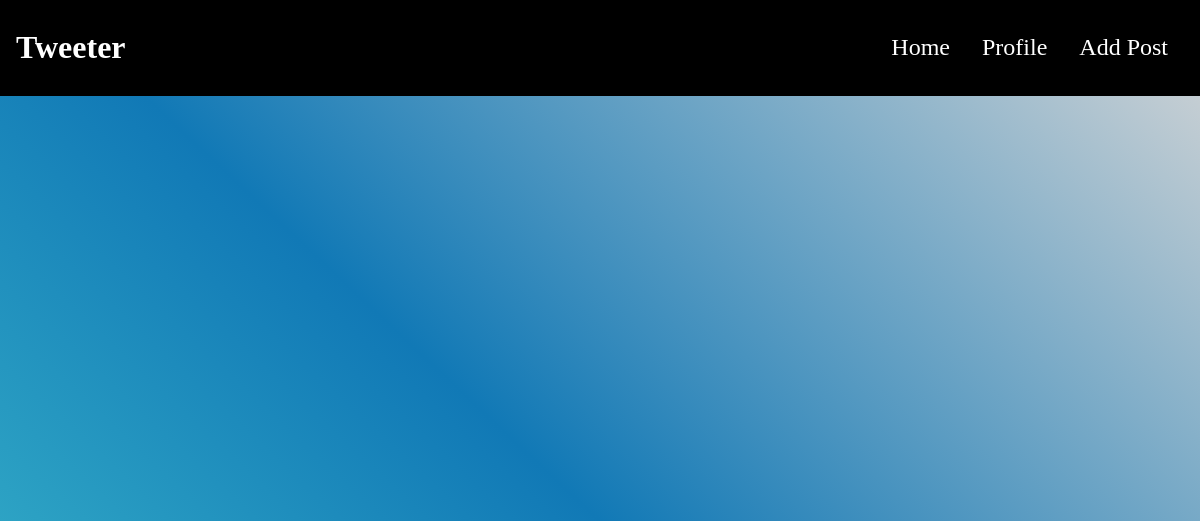
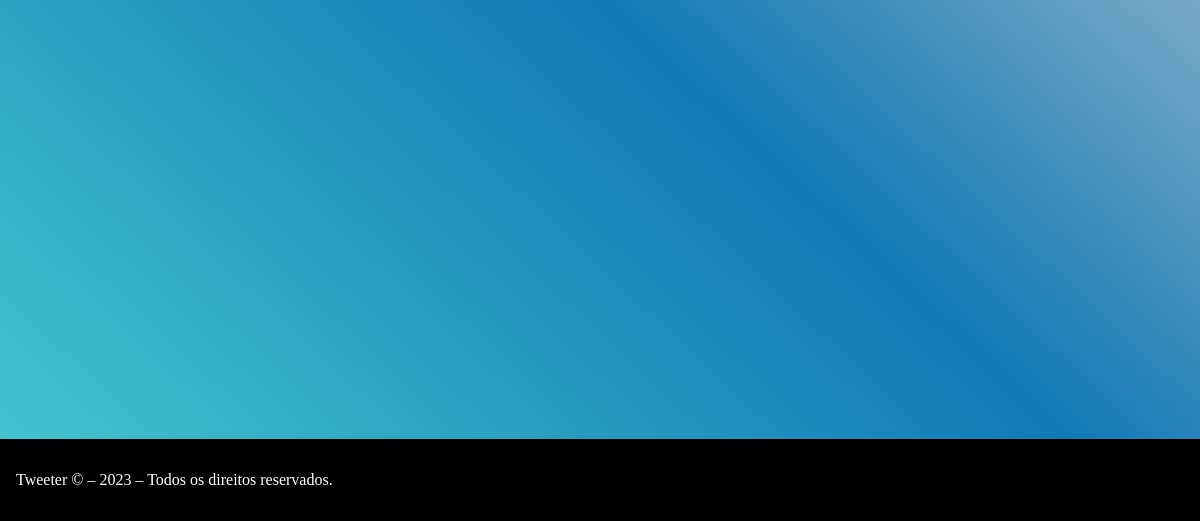
Before: /home/ with the older database file (2 pictures, top to bottom).
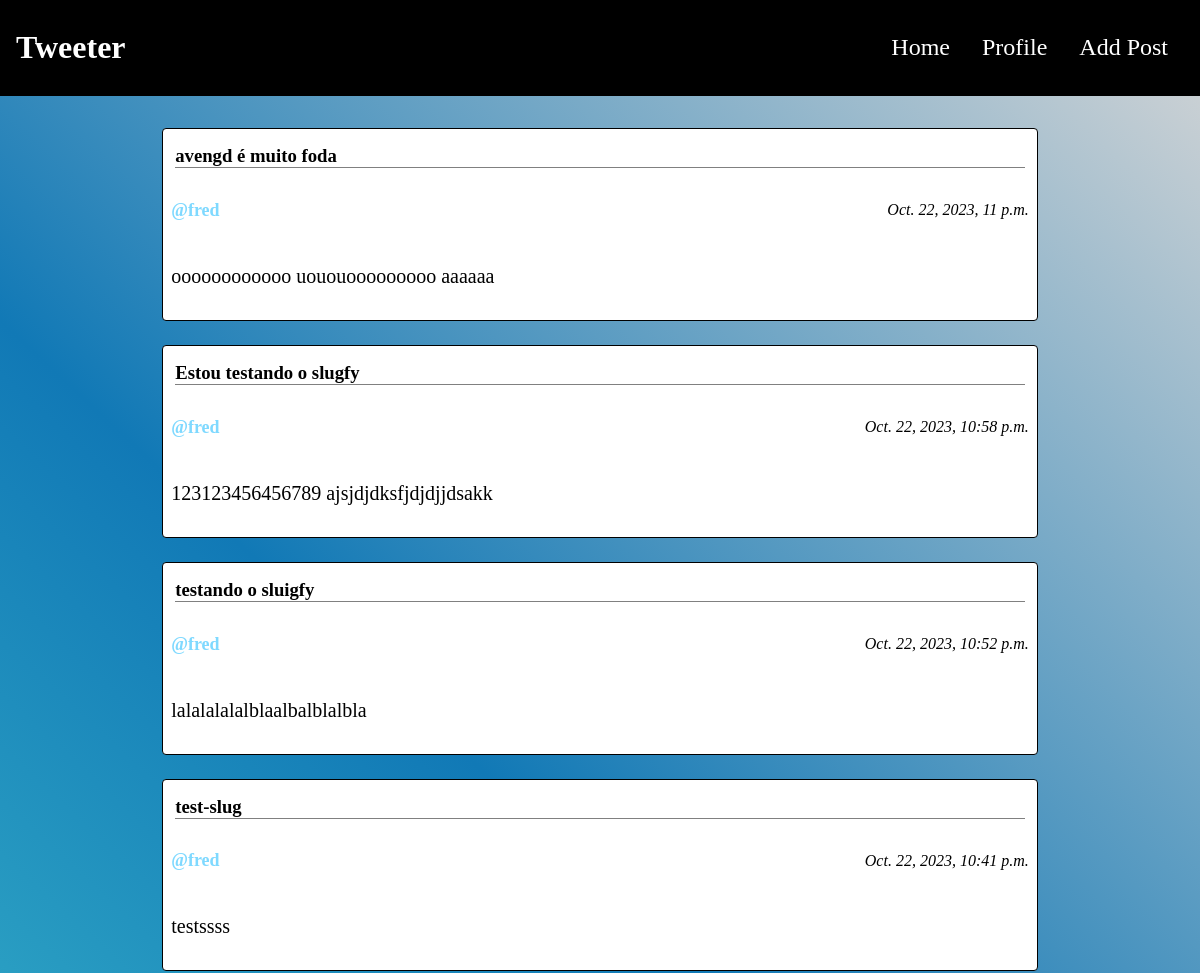
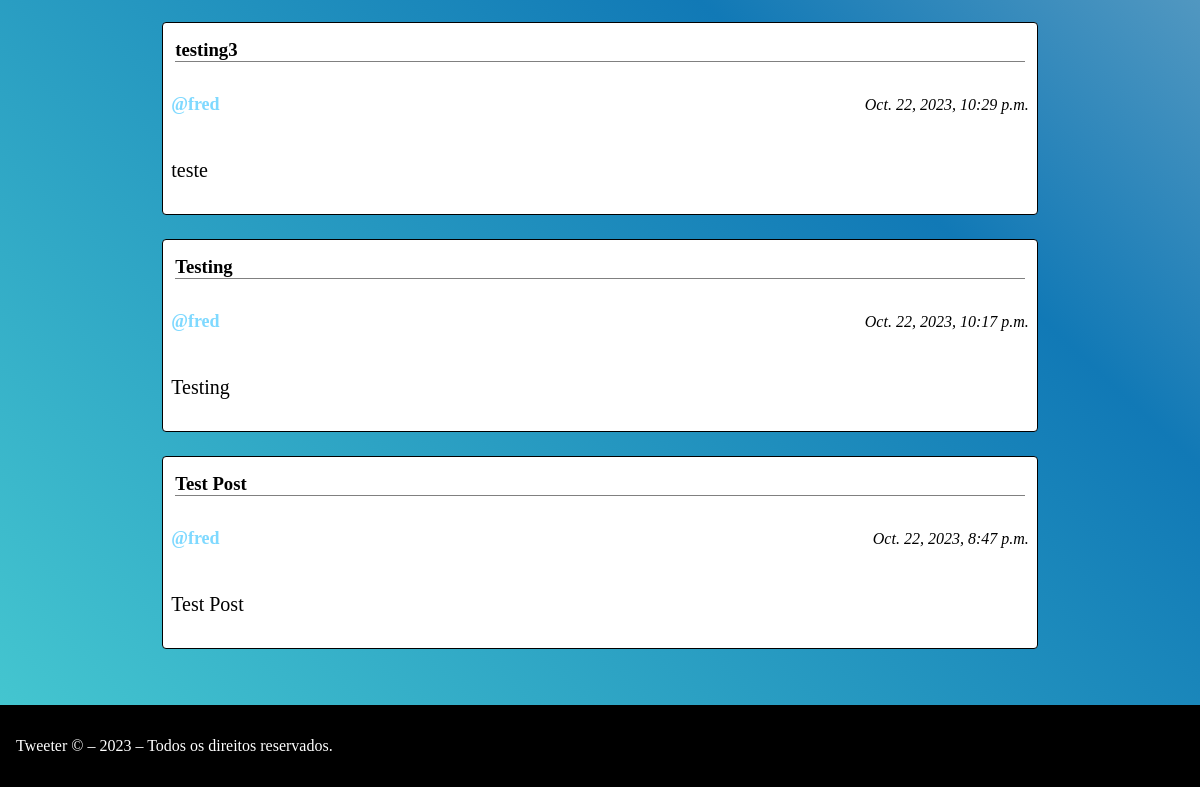
After: the same page with the newer database file (2 pictures, top to bottom).
### post/models.py (models this page shows, shortened)
class Post(models.Model):
    title = models.CharField(max_length=100)
    slug = models.SlugField(max_length=200, unique=True)
    author = models.ForeignKey(get_user_model(), on_delete=models.CASCADE)
    content = models.TextField(max_length=360)
    created_on = models.DateTimeField(auto_now_add=True)
    status = models.IntegerField(choices=STATUS, default=0)
    class Meta:
        ordering = ["-created_on"]

### post/views.py (the view)
# urls.py: path("home/", PostList.as_view(), name="home"),
class PostList(generic.ListView):
    queryset = Post.objects.filter(status=1).order_by("-created_on")
    template_name = "index.html"

### post/templates/index.html (shortened to what this page needs)
{% extends "base.html" %}
{% block content %}
    <div class="feed">
        {% for post in post_list %}
            <div class="post-container">
                <h3 class="post-title">{{ post.title }}</h3>
                <div class="post-info"><h4 class="post-author">@{{ post.author }}</h4><p class="post-date">{{ post.created_on }}</p></div>
                <p class="post-content">{{ post.content }}</p>
            </div>
        {% endfor %}
    </div>
{% endblock content %}

### user/templates/base.html (shortened to what this page needs)
{% load static %}
<!DOCTYPE html>
<html lang="en">
<head>
    <link rel="stylesheet" href="{% static "css/styles.css" %}">
</head>
<body>
    <header>
        <h1>Tweeter</h1>
        <ul>
            <li><a href="{% url 'home' %}">Home</a></li>
            <li><a href="#">Profile</a></li>
            <li><a href="{% url 'create_post' %}">Add Post</a></li>
        </ul>
    </header>
{% block content %}
{% endblock %}
    <footer><p>Tweeter &copy; – 2023 – Todos os direitos reservados.</p></footer>
</body>
</html>

### user/static/css/styles.css (style rules this page uses)
body { margin: 0; padding: 0; box-sizing: border-box; list-style: none; text-decoration: none; background-image: linear-gradient(43deg, #47cad1 0%, #1179b6 50%, #3333); }
header { background-color: black; padding: 8px 16px; color: white; display: flex; align-items: center; justify-content: space-between; }
header ul { display: flex; list-style: none; justify-content: center; margin: 0; }
header ul li { margin: 0 8px; color: white; font-size: 24px; padding: 8px; }
ul li a { color: white; text-decoration: none; }
.feed { padding: 32px 64px; min-height: 100vh; }
.post-container { display: flex; flex-direction: column; width: 80%; margin: 0 auto 24px; padding: 8px; border-radius: 4px; border: 1px solid black; background-color: white; }
.post-title { margin: 8px 4px; border-bottom: 0.5px solid gray; }
.post-info { display: flex; justify-content: space-between; align-items: center; }
.post-author { color: rgb(127, 217, 255); font-size: 18px; }
.post-date { font-style: italic; }
.post-content { font-size: 20px; text-align: start; margin-bottom: 24px; }
footer { background-color: black; padding: 16px; }
footer p { color: white; }

Changed rows visible on the page:
added Post: title "avengd é muito foda", author "fred", created_on "Oct. 22, 2023, 11 p.m.", content "oooooooooooo uououooooooooo aaaaaa"
added Post: title "Estou testando o slugfy", author "fred", created_on "Oct. 22, 2023, 10:58 p.m.", content "123123456456789 ajsjdjdksfjdjdjjdsakk"
added Post: title "testando o sluigfy", author "fred", created_on "Oct. 22, 2023, 10:52 p.m.", content "lalalalalalblaalbalblalbla"
added Post: title "test-slug", author "fred", created_on "Oct. 22, 2023, 10:41 p.m.", content "testssss"
added Post: title "testing3", author "fred", created_on "Oct. 22, 2023, 10:29 p.m.", content "teste"
added Post: title "Testing", author "fred", created_on "Oct. 22, 2023, 10:17 p.m.", content "Testing"
added Post: title "Test Post", author "fred", created_on "Oct. 22, 2023, 8:47 p.m.", content "Test Post"
